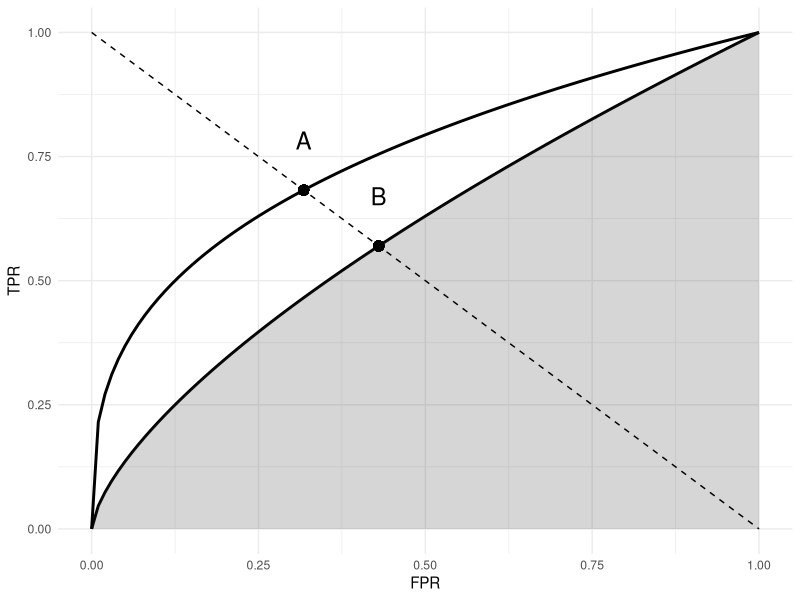
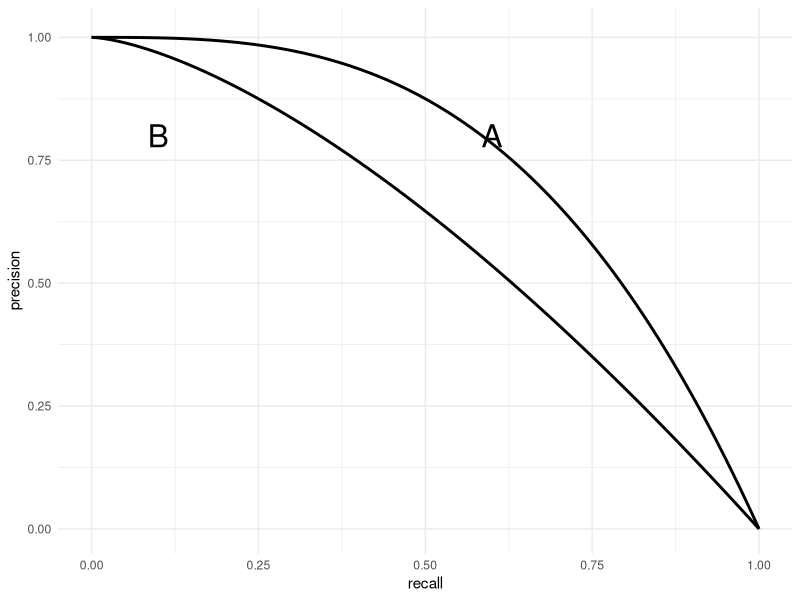

Recreate these plots in R, in order.
# 5.2 (a)

library(tidyverse)

# ROC curves for two hypothetical classification systems
# A is better than B. Plots true positive rate (TPR) vs false positive rate (FPR)

fA <- function(x) x^(1/3)
fB <- function(x) x^(2/3)

x <- seq(0, 1, by = 0.01)

df <- tibble(
  x = x,
  A = fA(x),
  B = fB(x),
  diag = 1 - x
)

inter_a <- 0.3177
inter_b <- 0.4302

ggplot(df, aes(x)) +
  geom_line(aes(y = A), linewidth = 1) +
  geom_line(aes(y = B), linewidth = 1) +
  geom_ribbon(
    aes(ymin = 0, ymax = B),
    alpha = 0.2
  ) +
  geom_line(aes(y = diag), linetype = "dashed") +
  geom_point(
    aes(x = inter_a, y = fA(inter_a)),
    size = 3
  ) +
  geom_point(
    aes(x = inter_b, y = fB(inter_b)),
    size = 3
  ) +
  annotate(
    "text",
    x = inter_a,
    y = fA(inter_a) + 0.1,
    label = "A",
    size = 6
  ) +
  annotate(
    "text",
    x = inter_b,
    y = fB(inter_b) + 0.1,
    label = "B",
    size = 6
  ) +
  labs(x = "FPR", y = "TPR") +
  theme_minimal()

# 5.2 (b)
# Precision-recall curve for two hypothetical classification systems
# A is better than B

fA <- function(x) 1 - x^3
fB <- function(x) 1 - x^(3/2)

x <- seq(0, 1, by = 0.01)

df <- tibble(
  x = x,
  A = fA(x),
  B = fB(x)
)

ggplot(df, aes(x)) +
  geom_line(aes(y = A), linewidth = 1) +
  geom_line(aes(y = B), linewidth = 1) +
  annotate(
    "text",
    x = 0.6,
    y = 0.8,
    label = "A",
    size = 8
  ) +
  annotate(
    "text",
    x = 0.1,
    y = 0.8,
    label = "B",
    size = 8
  ) +
  coord_cartesian(
    xlim = c(0, 1),
    ylim = c(0, 1.01)) +
  labs(x = "recall", y = "precision") +
  theme_minimal()
